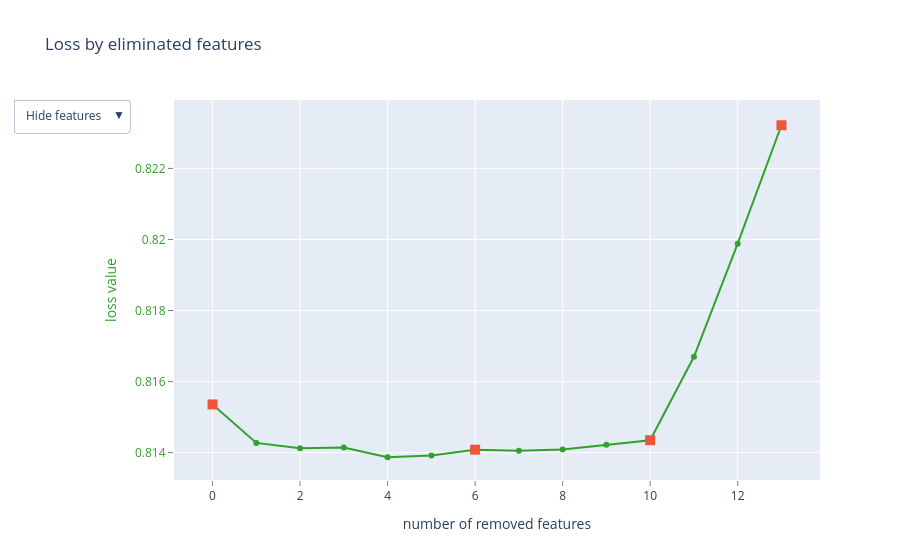

Write notebook code for a chart like this one.
### Markdown cell above
### CatBoost Select features

### Code cell
from catboost import Pool, EShapCalcType, EFeaturesSelectionAlgorithm

feat_names = [col for col in X_train.columns.values]
train_pool = Pool(X_train, y_train, feature_names=feat_names)
test_pool = Pool(X_test, y_test, feature_names=feat_names)

cbr_model = cb.CatBoostRegressor(
    loss_function='RMSE',
    eval_metric='RMSE',
    random_seed=42,
    task_type='GPU',
    devices='0',
    verbose=100
)
summary = cbr_model.select_features(
    train_pool,
    eval_set=test_pool,
    features_for_select='0-22',
    num_features_to_select=10,
    steps=3,
    algorithm=EFeaturesSelectionAlgorithm.RecursiveByShapValues,
    shap_calc_type=EShapCalcType.Regular,
    train_final_model=True,
    logging_level='Silent',
    plot=True
)

### Figure 1 — Plotly figure (JSON) as saved in the notebook; plotly's stock layout.template omitted (floating-point values rounded to 4 significant figures)
{"data": [{"line": {"color": "rgb(51,160,44)"}, "mode": "lines+markers", "name": "", "text": ["", "d_point", "dayofweek", "prssr", "year_cos", "is_daytime", "year_sin", "temp_range", "min_temp", "feels", "max_temp", "wind_spd", "wind_spd_diff", "wind_deg"], "type": "scatter", "x": [0, 1, 2, 3, 4, 5, 6, 7, 8, 9, 10, 11, 12, 13], "y": [0.8154, 0.8143, 0.8141, 0.8141, 0.8139, 0.8139, 0.8141, 0.8141, 0.8141, 0.8142, 0.8143, 0.8167, 0.8199, 0.8232]}, {"marker": {"size": 10, "symbol": "square"}, "mode": "markers", "name": "", "text": ["", "year_sin", "max_temp", "wind_deg"], "type": "scatter", "x": [0, 6, 10, 13], "y": [0.8154, 0.8141, 0.8143, 0.8232]}, {"mode": "text", "name": "", "text": ["", "1", "12", "5", "16", "18", "15", "17", "3", "2", "4", "7", "22", "8"], "textfont": {"color": "rgb(51,160,44)", "family": "sans serif", "size": 18}, "textposition": "bottom center", "type": "scatter", "visible": false, "x": [0, 1, 2, 3, 4, 5, 6, 7, 8, 9, 10, 11, 12, 13], "y": [0.8154, 0.8143, 0.8141, 0.8141, 0.8139, 0.8139, 0.8141, 0.8141, 0.8141, 0.8142, 0.8143, 0.8167, 0.8199, 0.8232]}, {"mode": "text", "name": "", "text": ["", "d_point", "dayofweek", "prssr", "year_cos", "is_daytime", "year_sin", "temp_range", "min_temp", "feels", "max_temp", "wind_spd", "wind_spd_diff", "wind_deg"], "textfont": {"color": "rgb(51,160,44)", "family": "sans serif", "size": 18}, "textposition": "bottom center", "type": "scatter", "visible": false, "x": [0, 1, 2, 3, 4, 5, 6, 7, 8, 9, 10, 11, 12, 13], "y": [0.8154, 0.8143, 0.8141, 0.8141, 0.8139, 0.8139, 0.8141, 0.8141, 0.8141, 0.8142, 0.8143, 0.8167, 0.8199, 0.8232]}], "layout": {"showlegend": false, "title": {"text": "Loss by eliminated features"}, "updatemenus": [{"active": 0, "buttons": [{"args": [{"visible": [true, true, false, false]}], "label": "Hide features", "method": "update"}, {"args": [{"visible": [true, true, true, false]}], "label": "Show indices", "method": "update"}, {"args": [{"visible": [true, true, false, true]}], "label": "Show names", "method": "update"}], "pad": {"r": 10, "t": 10}, "showactive": true, "x": -0.25, "xanchor": "left", "y": 1.03, "yanchor": "top"}], "xaxis": {"gridcolor": "rgb(255,255,255)", "showgrid": true, "showline": false, "showticklabels": true, "tickcolor": "rgb(127,127,127)", "ticks": "outside", "title": {"text": "number of removed features"}, "zeroline": false}, "yaxis": {"gridcolor": "rgb(255,255,255)", "showgrid": true, "showline": false, "showticklabels": true, "tickcolor": "rgb(127,127,127)", "tickfont": {"color": "rgb(51,160,44)"}, "ticks": "outside", "title": {"font": {"color": "rgb(51,160,44)"}, "text": "loss value"}, "zeroline": false}}}
